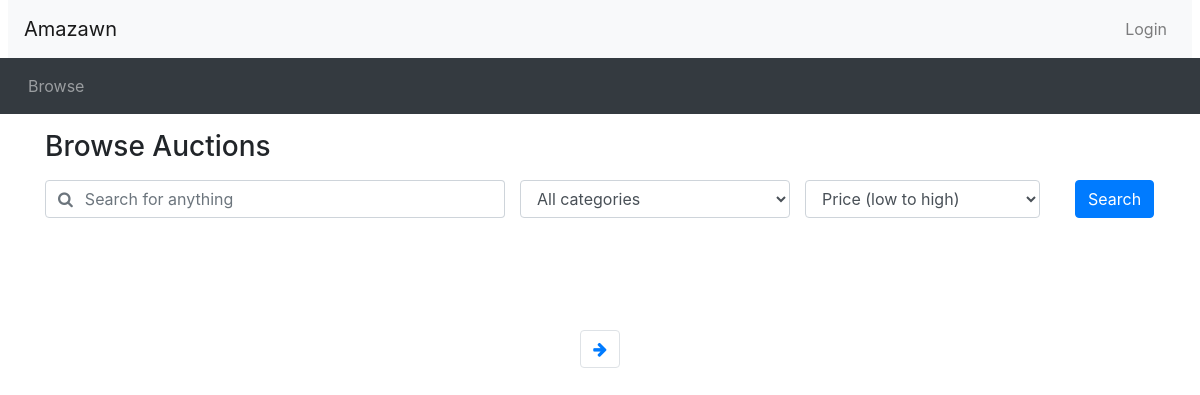
/browse.php, run on an earlier commit of the app's database.
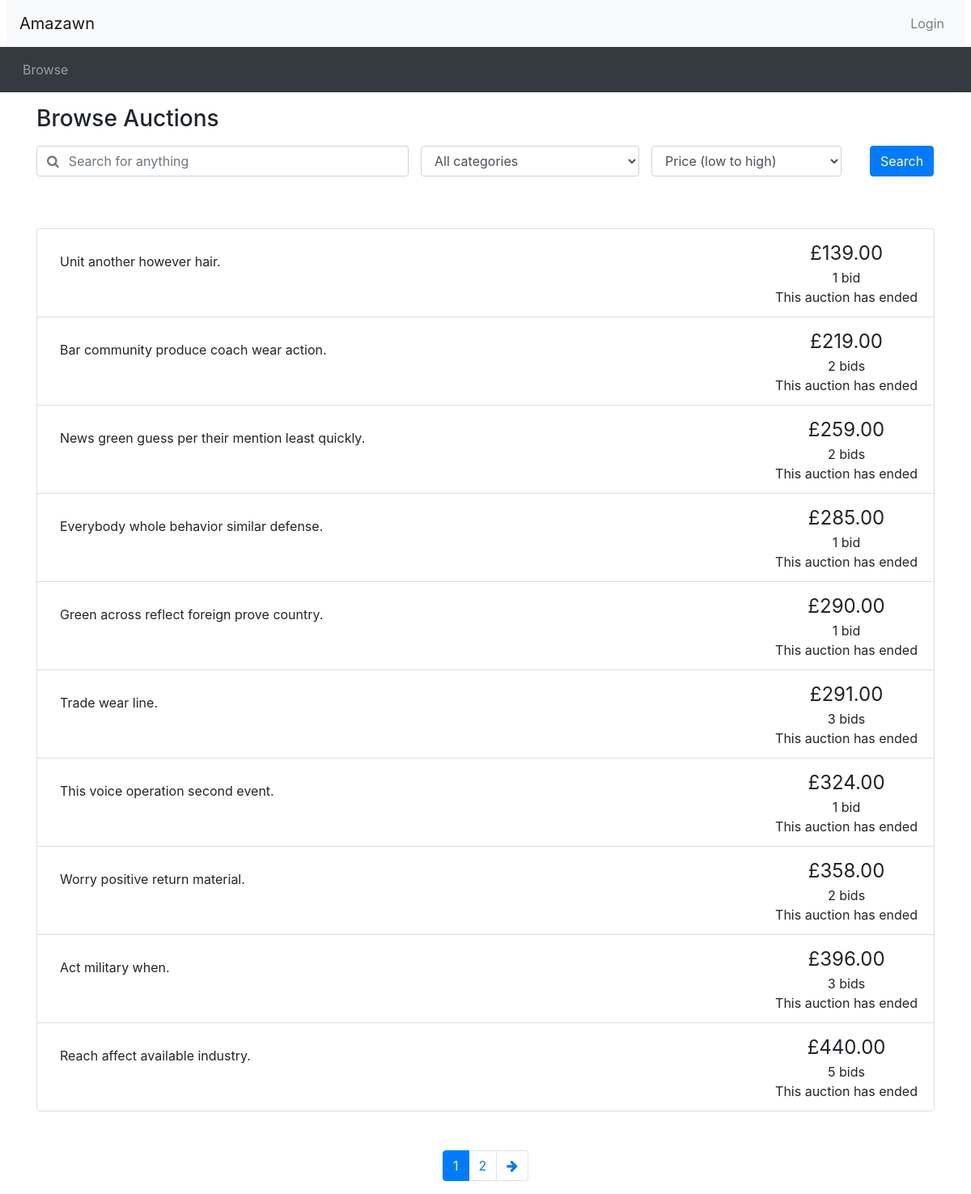
And on a later commit of the database.
### tables this page shows
CREATE TABLE `Auction` (
  `auctionId` int(11) NOT NULL,
  `sellerId` varchar(255) DEFAULT NULL,
  `title` varchar(255) NOT NULL,
  `reservePrice` int(11) UNSIGNED NOT NULL,
  `startingPrice` int(11) UNSIGNED NOT NULL,
  `itemDescription` text NOT NULL,
  `itemCat` varchar(127) NOT NULL,
  `endDate` date NOT NULL,
  `status` tinyint(1) NOT NULL DEFAULT '1'
);

### includes/db_utils.php (called while the page is built, shortened)
<?php
    $SERV = getenv('SERV') ?: "localhost";
    $USER = 'root';
    $PASS = getenv('PASS') ?: "";
    $DB = getenv('DB') ?: "comp0178db";
    function get_conn(){
        global $SERV, $USER, $PASS, $DB;
        $conn = new mysqli($SERV, $USER, $PASS);
        $conn->select_db($DB);
        return $conn;
    }
    function query_database($sql) {
        $conn = get_conn();
        $result = mysqli_query($conn, $sql)
            or die('Error making query' . mysqli_error($conn));
        return $result;
    }
?>

### utilities.php (the view, shortened to what this page needs)
<?php
function print_listing_li($item_id, $title, $desc, $price, $num_bids, $end_time)
{
  if (strlen($desc) > 250) {
    $desc_shortened = substr($desc, 0, 250) . '...';
  }
  else {
    $desc_shortened = $desc;
  }
  if ($num_bids == 1) {
    $bid = ' bid';
  }
  else {
    $bid = ' bids';
  }
  $now = new DateTime();
  if ($now > $end_time) {
    $time_remaining = 'This auction has ended';
  }
  else {
    $time_to_end = date_diff($now, $end_time);
    $time_remaining = display_time_remaining($time_to_end) . ' remaining';
  }
  echo('
    <li class="list-group-item d-flex justify-content-between">
    <div class="p-2 mr-5"><h5><a href="listing.php?item_id=' . $item_id . '">' . $title . '</a></h5>' . $desc_shortened . '</div>
    <div class="text-center text-nowrap"><span style="font-size: 1.5em">£' . number_format($price, 2) . '</span><br/>' . $num_bids . $bid . '<br/>' . $time_remaining . '</div>
  </li>'
  );
}

### header.php (shortened to what this page needs)
<!doctype html>
<html lang="en">
  <head>
    <link rel="stylesheet" href="css/bootstrap.min.css">
    <link rel="stylesheet" href="https://cdnjs.cloudflare.com/ajax/libs/font-awesome/4.7.0/css/font-awesome.min.css">
    <link rel="stylesheet" href="css/custom.css">
</head>
<body>
  <nav class="navbar navbar-expand-lg navbar-light bg-light mx-2">
    <a class="navbar-brand" href="#">Amazawn</a>
    <ul class="navbar-nav ml-auto">
      <li class="nav-item">
        <?php
        if (isset($_SESSION['logged_in']) && $_SESSION['logged_in'] == true) {
          echo '<a class="nav-link" href="logout.php">Logout</a>';
        } else {
          echo '<button type="button" class="btn nav-link" data-toggle="modal" data-target="#loginModal">Login</button>';
        }
        ?>
      </li>
    </ul>
  </nav>
  <nav class="navbar navbar-expand-lg navbar-dark bg-dark">
    <ul class="navbar-nav align-middle">
      <li class="nav-item mx-1">
        <a class="nav-link" href="browse.php">Browse</a>
      </li>
    </ul>
  </nav>

### browse.php (shortened to what this page needs)
<?php include_once("header.php")?>
<?php require("utilities.php")?>
<div class="container">
<h3 class="my-3">Browse Auctions</h3>
<div id="searchSpecs">
<form method="get" action="browse.php" id="form">
  <div class="row">
    <div class="col-md-5 pr-0">
      <div class="form-group">
	    <div class="input-group">
          <div class="input-group-prepend">
            <span class="input-group-text bg-transparent pr-0 text-muted">
              <i class="fa fa-search"></i>
            </span>
          </div>
          <input type="text" class="form-control border-left-0" id="keyword" name="keyword" placeholder="Search for anything"
            value="<?php echo $_GET['keyword'] ?: '' ?>"
          >
        </div>
      </div>
    </div>
    <div class="col-md-3 pr-0">
      <div class="form-group">
        <select class="form-control" id="cat" name="cat" onchange="handleSelectCat();">
          <?php
              echo ("<option id='all' value='all'>All categories</option>");
          ?>
        </select>
      </div>
    </div>
    <div class="col-md-3 pr-0">
      <div class="form-inline">
        <select class="form-control" id="order_by" name='order_by' onchange="handleSelectOrder();">
          <option value="pricelow" id='pricelow'>Price (low to high)</option>
        </select>
      </div>
    </div>
    <div class="col-md-1 px-0">
      <button type="submit" class="btn btn-primary">Search</button>
    </div>
  </div>
</form>
</div>
</div>
<?php
  $keyword = $_GET['keyword'] ?? "";
  $ordering = $_GET['order_by'] ?? "pricelow";
  $curr_page = $_GET['page'] ?? 1;
  $find_auctions_query = "
    SELECT A1.auctionId, A1.itemName, A1.itemDescription, SQ.maxBidPrice, SQ.numBids, A1.endDate
    FROM Auction as A1,
        (
        SELECT B.auctionId, MAX(bidPrice) as maxBidPrice, COUNT(DISTINCT B.id) as numBids
        FROM Auction as A2, Bid as B
        GROUP BY B.auctionId
        ) as SQ
    WHERE A1.auctionId = SQ.auctionId
  ";
  $find_auctions_query .= " AND (itemName LIKE '%{$keyword}%' OR itemDescription LIKE '%{$keyword}%')";
  switch ($ordering) {
    case 'pricelow':
      $find_auctions_query .= ' ORDER BY maxBidPrice ASC';
      break;
  }
  $num_results = mysqli_num_rows(query_database($find_auctions_query));
  $results_per_page = 10;
  $max_page = ceil($num_results / $results_per_page);
  $page_start_index = ($curr_page-1) * $results_per_page;
  $find_auctions_query .= " LIMIT " . $page_start_index . ',' . $results_per_page;
  $found_auctions = query_database($find_auctions_query);
?>
<div class="container mt-5">
<ul class="list-group">
<?php
  while($row = mysqli_fetch_array($found_auctions)) {
    print_listing_li($row['auctionId'], $row['itemName'], $row['itemDescription'], $row['maxBidPrice'], $row['numBids'], $row['endDate']);
  }
?>
</ul>
<nav aria-label="Search results pages" class="mt-5">
  <ul class="pagination justify-content-center">
<?php
  $querystring = "";
  $high_page_boost = max(3 - $curr_page, 0);
  $low_page_boost = max(2 - ($max_page - $curr_page), 0);
  $low_page = max(1, $curr_page - 2 - $low_page_boost);
  $high_page = min($max_page, $curr_page + 2 + $high_page_boost);
  for ($i = $low_page; $i <= $high_page; $i++) {
    if ($i == $curr_page) {
      echo('
    <li class="page-item active">');
    }
    else {
      echo('
    <li class="page-item">');
    }
    echo('
      <a class="page-link" href="browse.php?' . $querystring . 'page=' . $i . '">' . $i . '</a>
    </li>');
  }
  if ($curr_page != $max_page) {
    echo('
    <li class="page-item">
      <a class="page-link" href="browse.php?' . $querystring . 'page=' . ($curr_page + 1) . '" aria-label="Next">
        <span aria-hidden="true"><i class="fa fa-arrow-right"></i></span>
        <span class="sr-only">Next</span>
      </a>
    </li>');
  }
?>
  </ul>
</nav>
</div>
<?php include_once("footer.php")?>

### footer.php (shortened to what this page needs)
</body>
</html>

What changed in the data, as far as the page shows it:
added auction: itemDescription "Unit another however hair.", price "139.00", num_bids "1", bid "bid", endDate "This auction has ended"
added auction: itemDescription "Bar community produce coach wear action.", price "219.00", num_bids "2", bid "bids", endDate "This auction has ended"
added auction: itemDescription "News green guess per their mention least quickly.", price "259.00", num_bids "2", bid "bids", endDate "This auction has ended"
added auction: itemDescription "Everybody whole behavior similar defense.", price "285.00", num_bids "1", bid "bid", endDate "This auction has ended"
added auction: itemDescription "Green across reflect foreign prove country.", price "290.00", num_bids "1", bid "bid", endDate "This auction has ended"
added auction: itemDescription "Trade wear line.", price "291.00", num_bids "3", bid "bids", endDate "This auction has ended"
added auction: itemDescription "This voice operation second event.", price "324.00", num_bids "1", bid "bid", endDate "This auction has ended"
added auction: itemDescription "Worry positive return material.", price "358.00", num_bids "2", bid "bids", endDate "This auction has ended"
added auction: itemDescription "Act military when.", price "396.00", num_bids "3", bid "bids", endDate "This auction has ended"
added auction: itemDescription "Reach affect available industry.", price "440.00", num_bids "5", bid "bids", endDate "This auction has ended"
Also different on the page:
new list line: "1"
new list line: "2"
